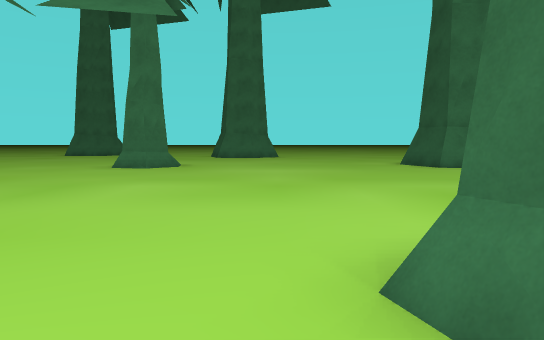
View 1 (above)

24 first-person views from a walk through a scene from a Unity 3-D project. The camera is 1.2 m above the floor, tilts 4° down and sees 70° across. The floor is counted in squares, 2 m on a side. Each view is taken from the middle of a square. On the plan, view 1 faces up. The plan holds only what a view shows up to about 11 squares ahead; the rest is blank. The place goes on beyond the plan. Some animated figures are left out.

View 2
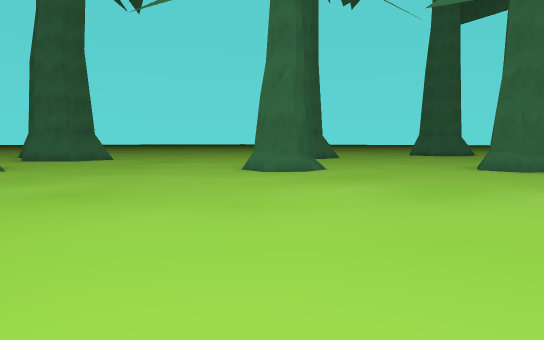

View 3
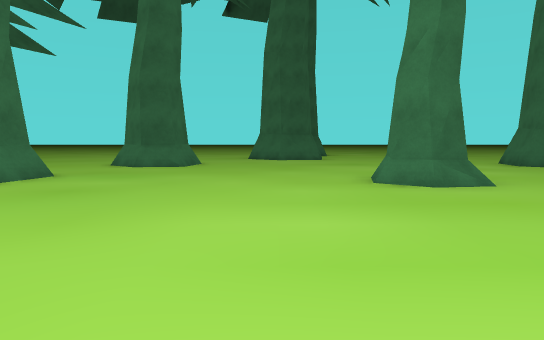

View 4
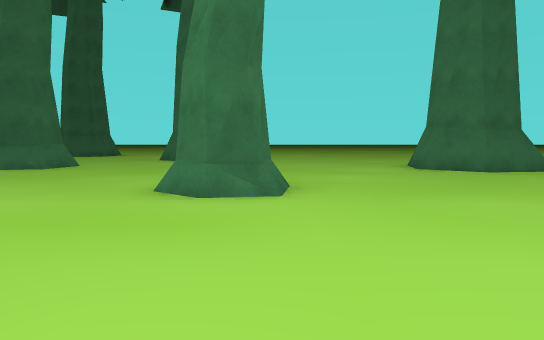

View 5
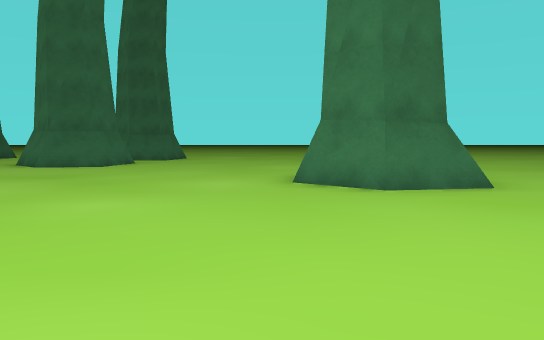

View 6
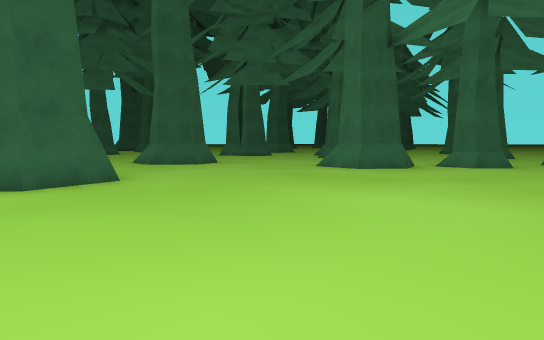

View 7
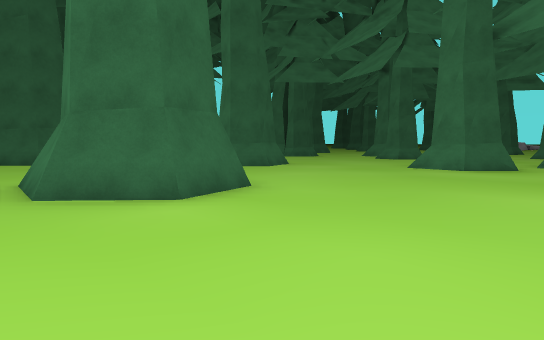

View 8
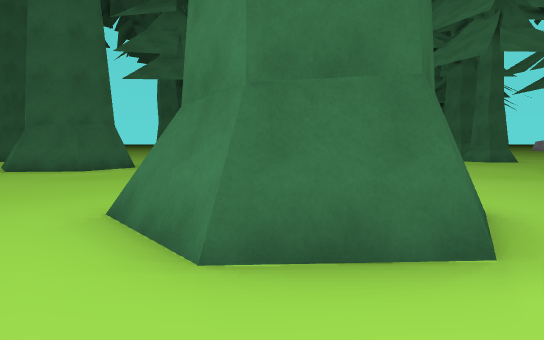

View 9
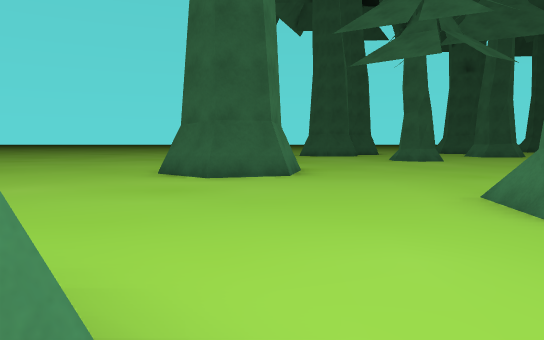

View 10
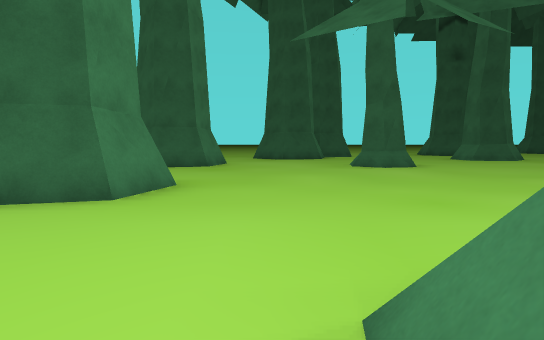

View 11
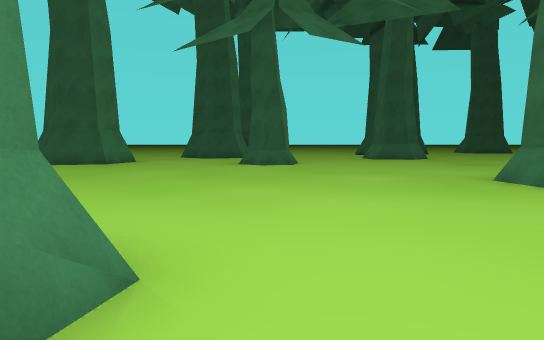

View 12
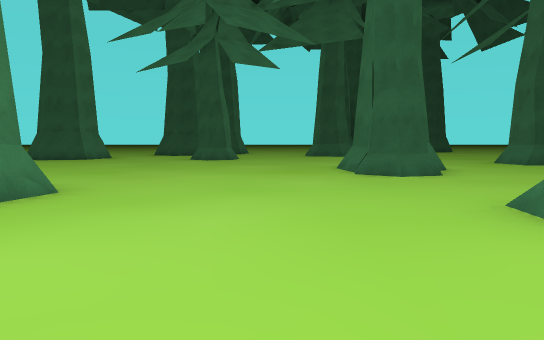

View 13
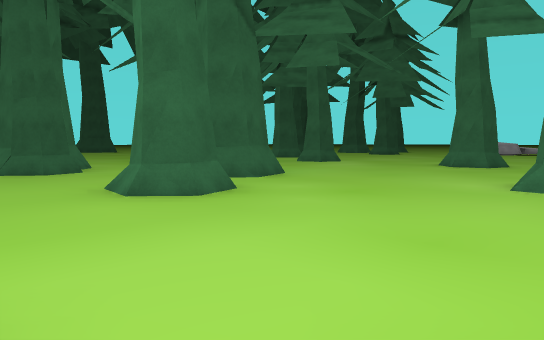

View 14
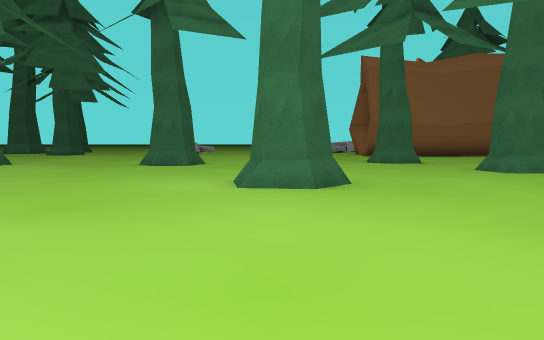

View 15
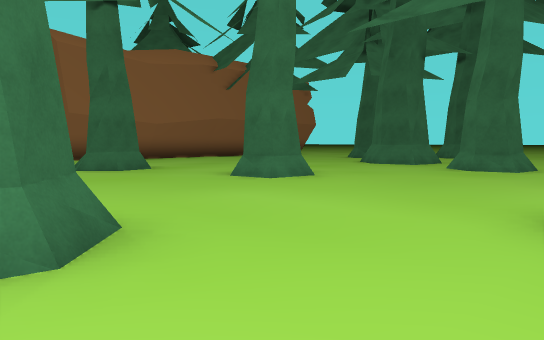

View 16
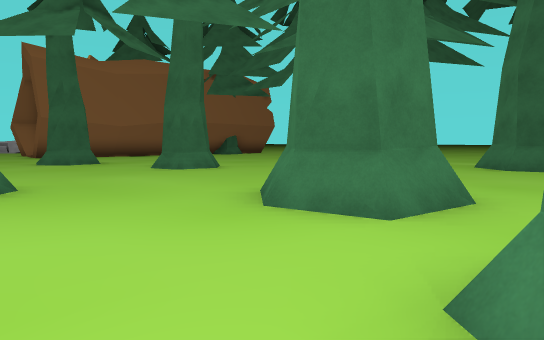

View 17
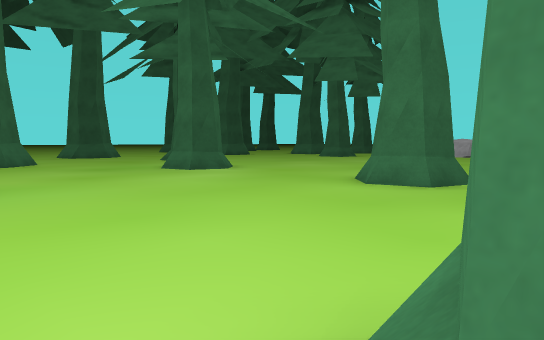

View 18
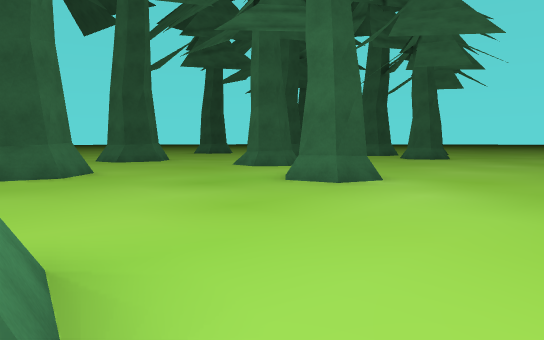

View 19
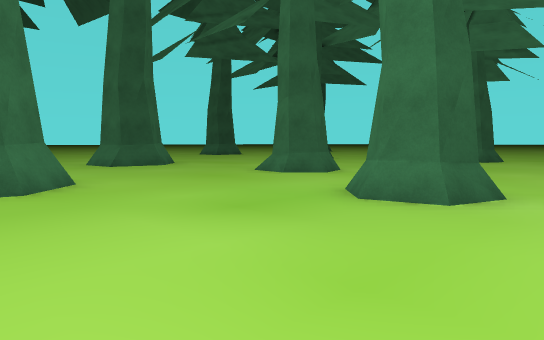

View 20
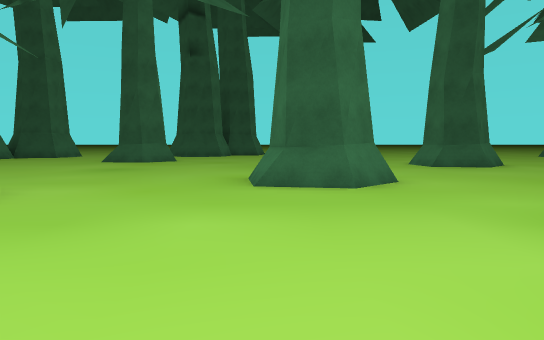

View 21
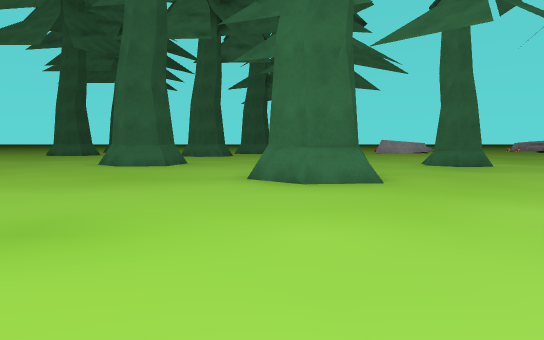

View 22
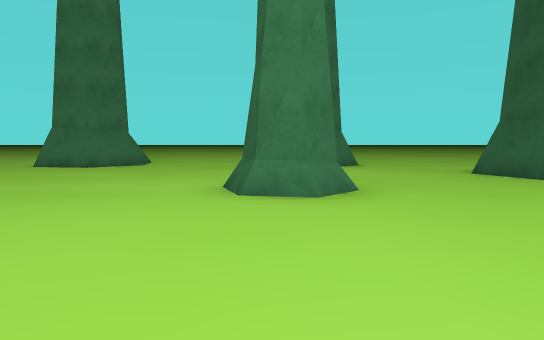

View 23
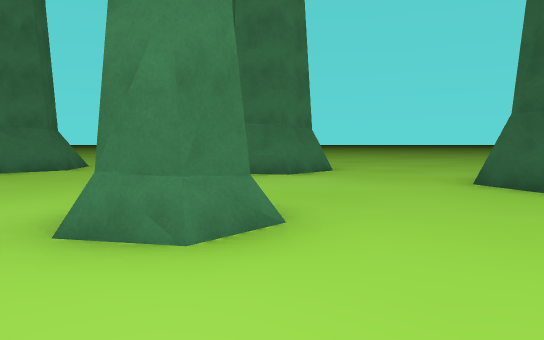

View 24
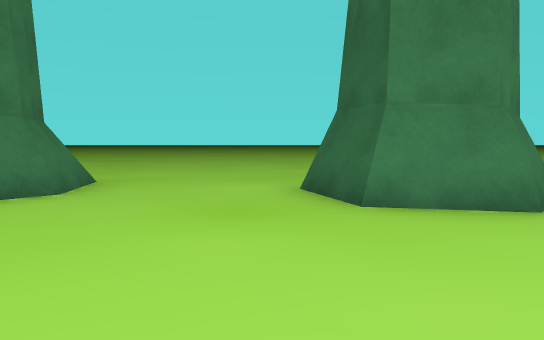

### Floor plan
Key: @ floor where view 1 was taken; # wall or solid block; . floor; / step, stairs or slope.
Columns run from 16 left of view 1 to 20 right of it. Each row starts with its distance up from view 1.
 13      #..        .......   .........
 12      ##...    .....................
 11     ##....... ......###......##...
 10 ............##......###.....###...###
  9 ............................###...###
  8 .....................................
  7 .........#...........................
  6 .........#..............##...........
  5 ##......................##...........
  4 ##.................##.............##.
  3  ..................# ................
  2    ..............#/..................
  1     ##...........##..................
  0     #...#.......@..........###.......
 -1     ....##.....##......#....##.......
 -2     ..   #..   ##....................
 -3         ................#  ..........
 -4         .##.............##...........
 -5          ##.......##...........#.....
 -6         ........... ...........##....
 -7         #....##...  .................
 -8          .....#...  .................
 -9           ........  .......#.......##
-10             ......  .##....#.......##
-11             ...##.     ........#....#
-12              ..         ......## ....

Where each view was taken, in squares from view 1:
view 1: 0 up, 0 right, facing up
view 2: 0 up, 1 left, facing up-left
view 3: 4 up, 1 left, facing left
view 4: 7 up, 2 left, facing left
view 5: 10 up, 5 left, facing left
view 6: 12 up, 2 left, facing down-right
view 7: 13 up, 0 right, facing down-right
view 8: 13 up, 3 right, facing down-right
view 9: 9 up, 5 right, facing right
view 10: 7 up, 8 right, facing right
view 11: 4 up, 7 right, facing right
view 12: 2 up, 4 right, facing right
view 13: 2 up, 2 right, facing down-right
view 14: 1 up, 3 right, facing down
view 15: 2 down, 3 right, facing down-left
view 16: 1 up, 3 right, facing down-left
view 17: 4 down, 3 right, facing down-right
view 18: 4 down, 7 right, facing down-right
view 19: 5 down, 9 right, facing down-right
view 20: 5 down, 9 right, facing right
view 21: 1 up, 16 right, facing down
view 22: 1 down, 18 right, facing up
view 23: 1 up, 19 right, facing up
view 24: 5 up, 17 right, facing up
